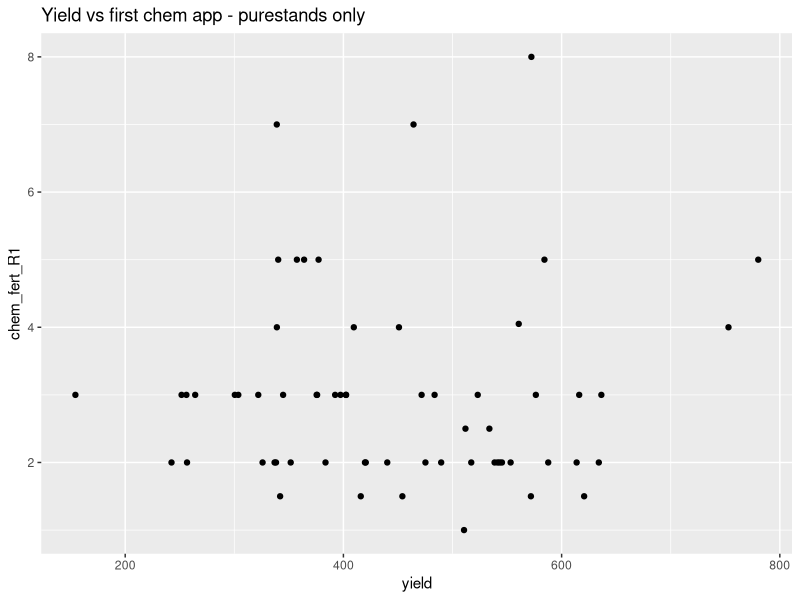
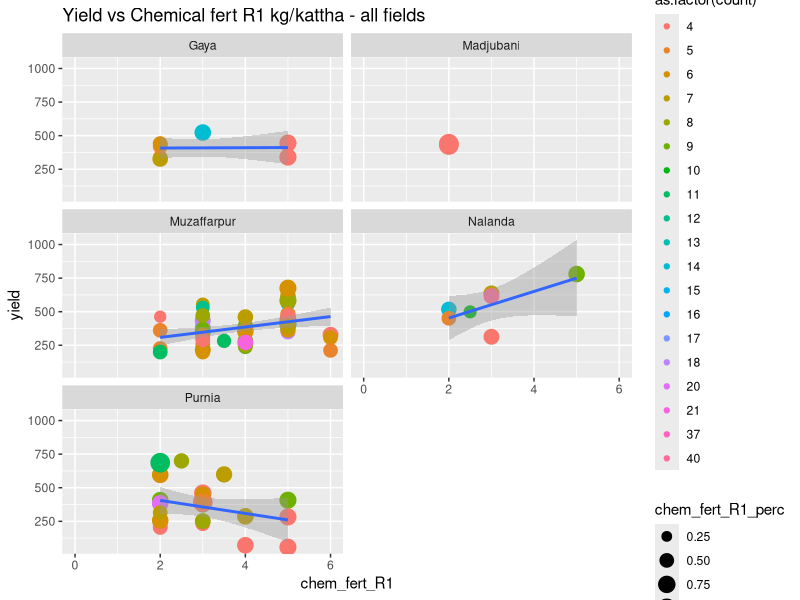
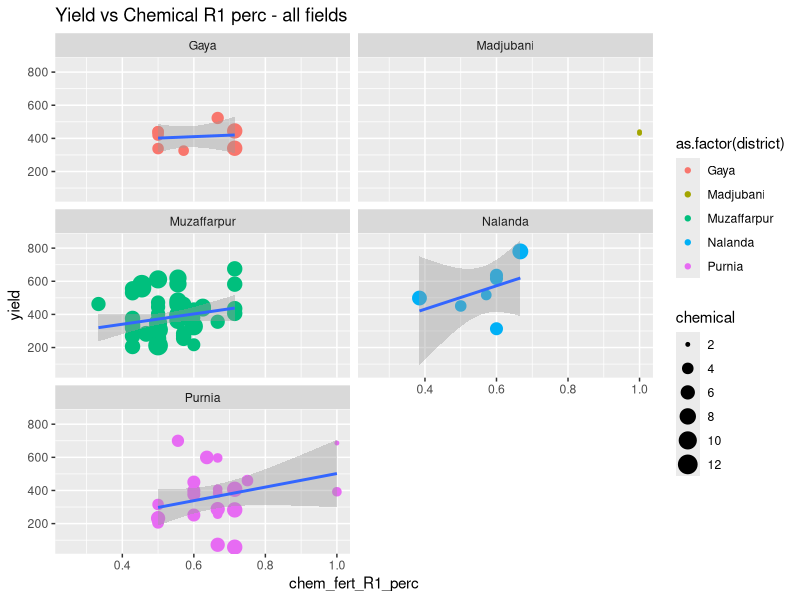
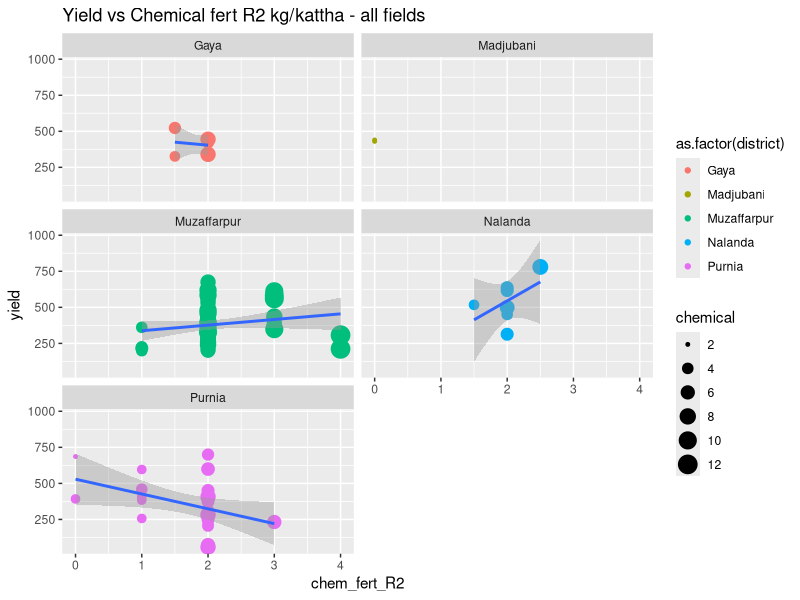
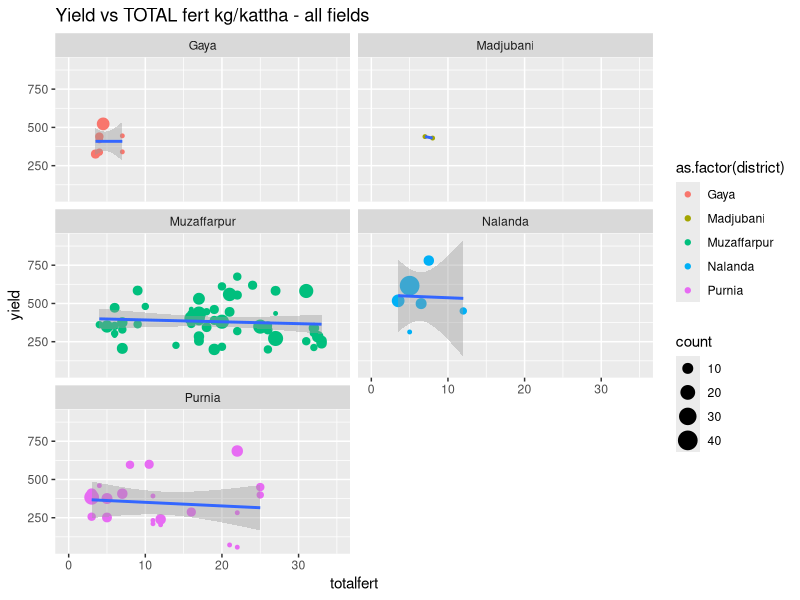
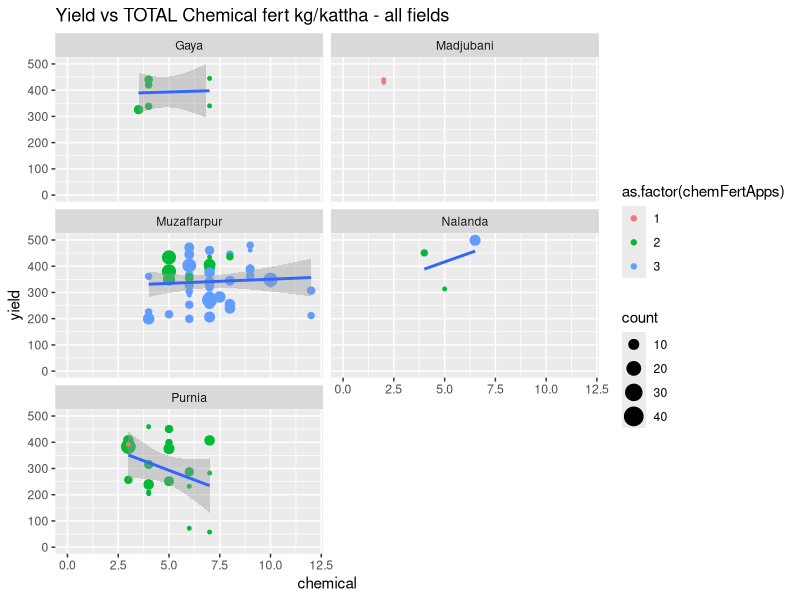
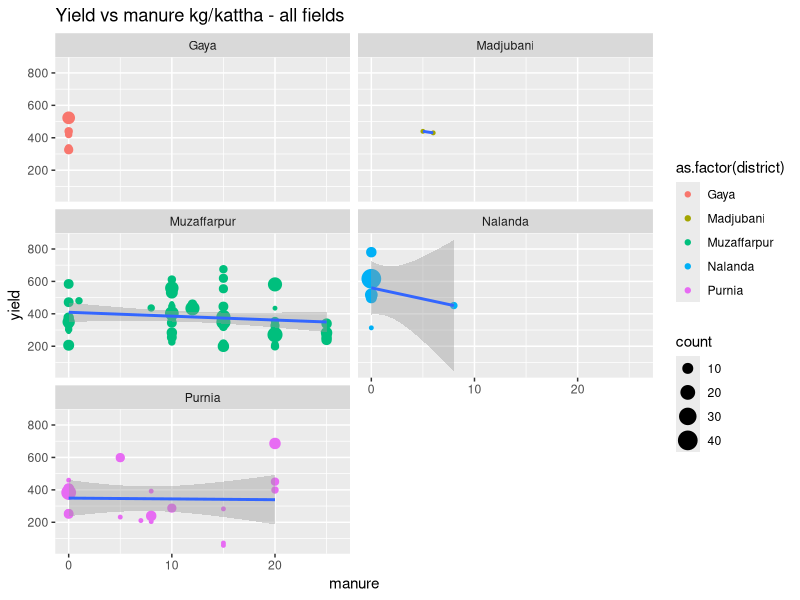
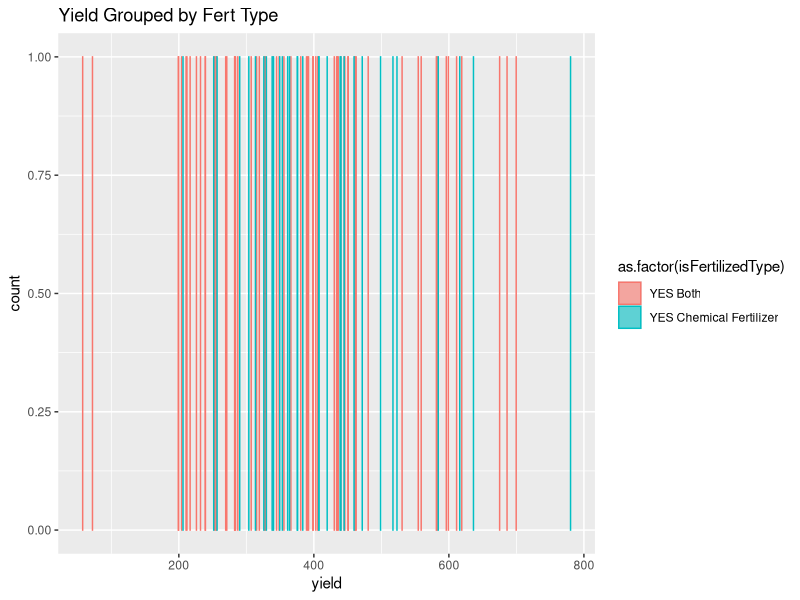

These figures' R source, in order: (Note: this script raises an error after producing the figures.)
library(ggplot2)
library(grid)
library(gridExtra)
library(dplyr)
library(reshape2)
library(GGally)
library(Hmisc)
library(lubridate)

#define dataset
setwd("C:/Users/mlisaius/Desktop/DigitalGreen_Wheat2017/")
df = read.csv('DG_VIexport_20170719.csv', header=TRUE) %>% 
  mutate(date=as.Date.POSIXct(mstimestamp/1000, '1970-1-1', tz='UTC')) %>% 
  mutate(month_R=month(date),yearR=year(date)) %>% 
  mutate(count=as.numeric(B1_count))


bands= c('CRC', 'EVI', 'GCVI_mine','GCVI_george', 'NDVI_mine','NDVI_george', 'MTCI', 'NBR1', 'NBR2', 'NDTI', 'RDGCVI', 'RDNDVI',
         'RDTCI','SNDVI','STI','TVI')
VIs = c(paste(bands,'mean',sep='_'))
VIs.var = c(paste(bands,'variance',sep='_'))
GCVI = c("GCVI_mine_mean")

df.grouped.ID = df %>%
  group_by(ID) 

#group by ID and summarise by max GCVI for field (ID) over season
df.grouped.GCVI = df %>% 
  group_by(ID) %>% 
  summarise_each_(funs(max(., na.rm=TRUE)), GCVI)

#group by ID, summarise for max variance accross season for multiple VIs
df.grouped.variance = df %>% 
  group_by(ID) %>% 
  summarise_each_(funs(max(., na.rm=TRUE)), VIs.var)


#use helper to combine a grouped/summarised dataset with other variables
df.helper = data.frame(df$ID,df$GCVI_mine_mean,df$isIntercropping,df$area,df$yield,df$noTimesIrrigated,df$noTimesWeeded, 
                       df$chemical, df$swi)
colnames(df.helper) <- c("ID","GCVI_mine_mean","isIntercropping","area","yield","noTimesIrrigated","noTimesWeeded",
                         "chemical", "swi")
df.grouped.max = merge(df.grouped.GCVI,df.helper,by=c("ID","GCVI_mine_mean"))


#use helper to join GCVI max across season for each field to management variables for each field
df.helper.all = data.frame(df$ID,df$GCVI_mine_mean,df$count,df$intercroppingCrop,df$intercroppingPercent,df$isFertilizedType,
                           df$isIntercropping,df$isWeeded,df$lodging,df$noTimesIrrigated,df$noTimesWeeded,df$seedSource,
                           df$seedVariety,df$weedCoverPercent,df$area,df$yield,df$district,df$a2,df$a5_2, df$swi)
colnames(df.helper.all) <- c("ID","GCVI_mine_mean","count","intercroppingCrop","intercroppingPercent","isFertilizedType",
                             "isIntercropping","isWeeded","lodging","noTimesIrrigated","noTimesWeeded","seedSource",
                             "seedVariety","weedCoverPercent","area","yield", "district","dateSowing","a5_2","swi")
df.grouped.max.all = merge(df.grouped.GCVI,df.helper.all,by=c("ID","GCVI_mine_mean"))


#simple lm to explore initial relationships
vartest = lm(yield~intercroppingCrop+intercroppingPercent+isFertilizedType+isIntercropping+isWeeded+
               noTimesIrrigated+noTimesWeeded+seedSource+seedVariety+weedCoverPercent, data=df.grouped.max.all)
test = summary(vartest)




####################################################################################################################
################################## fertilizer management var testing ###############################################
####################################################################################################################

#use helper to join GCVI max across season for each field to all fertilizer related vars
df.helper.fert = data.frame(df$ID,df$GCVI_mine_mean,df$isFertilizedType,df$a7_1, df$chemical,df$a7_1_1_r1,df$a7_1_1_r2,
                            df$a7_1_1_r3,df$a7_1_1_r4,df$a7_2,df$a7_2_1_r1,df$a7_2_1_r2,df$a7_2_1_r3,df$a7_2_1_r4,
                            df$isIntercropping, df$yield, df$district,df$count,df$a2,df$a5_2)
colnames(df.helper.fert) <- c("ID","GCVI_mine_mean","isFertilizedType","chemFertApps","chemical","chem_fert_R1","chem_fert_R2",
                              "chem_fert_R3","chem_fert_R4","manure","man_fert_R1","man_fert_R2","man_fert_R3","man_fert_R4",
                              "isIntercropping","yield", "district","count","dateSowing","a5_2")
df.grouped.max.fert = merge(df.grouped.GCVI,df.helper.fert,by=c("ID","GCVI_mine_mean"))

#explore how fertilizer use connects to yield distribution
#min low-hinge med up-hinge max
fivenum(data.frame(filter(df.grouped.max.fert,isFertilizedType =="YES Both"))$yield)
fivenum(data.frame(filter(df.grouped.max.fert,isFertilizedType =="YES Chemical Fertilizer"))$yield)
fivenum(data.frame(filter(df.grouped.max.fert,isFertilizedType =="YES Manure"))$yield)



############################ for fields only fertilized with chemical fert
#filter fert dataset for chemical fert
df.grouped.max.fert.chem = df.grouped.max.fert %>% filter(isFertilizedType == "YES Chemical Fertilizer")
#filter fert dataset for chemical fert and purestand fields only
df.grouped.max.fert.chem.pure = df.grouped.max.fert.chem %>% filter (isIntercropping == "NO")

#explore potential relationships betwen series of chemical fert applications and yield
yieldVchemical = lm(yield~chem_fert_R1+chem_fert_R2+chem_fert_R3+chem_fert_R4, df.grouped.max.fert.chem)
summary(yieldVchemical)
yieldVchemical.pure = lm(yield~chem_fert_R1+chem_fert_R2+chem_fert_R3+chem_fert_R4, df.grouped.max.fert.chem.pure)
summary(yieldVchemical.pure)

#yield ~ chemical fert, purestand only, scatterplot
yieldVchemical.pure.pplot = ggplot(data=df.grouped.max.fert.chem.pure)+
  geom_point(aes(x=yield, y=chem_fert_R1))+
  ggtitle('Yield vs first chem app - purestands only') 
print(yieldVchemical.pure.pplot )



############################ for fields only fertilized with manure - note low count of fields
#filter fert dataset for manure
df.grouped.max.fert.man = df.grouped.max.fert %>% filter(isFertilizedType == "YES Manure")
#filter fert dataset for manure and purestand fields only
df.grouped.max.fert.man.pure = df.grouped.max.fert.man %>% filter (isIntercropping == "NO")

#explore potential relationships betwen series of manure applications and yield
yieldVmanure = lm(yield~man_fert_R1+man_fert_R2+man_fert_R3+man_fert_R4, df.grouped.max.fert.man)
summary(yieldVmanure)
yieldVmanure.pure = lm(yield~man_fert_R1+man_fert_R2+man_fert_R3+man_fert_R4, df.grouped.max.fert.chem.pure)
summary(yieldVmanure.pure)



############################ for fields only fertilized with both manure and chemical fert
#filter fert dataset for plots with both chem fert and manure
df.grouped.max.fert.both = df.grouped.max.fert 
#mutate new both fert dataset to include chemical fert percentages (i.e. percent of total fert over growing
#season applied in each round of fert application, plus cumulative percent applied with each round)
df.grouped.max.fert.both.fertperc = df.grouped.max.fert.both %>% mutate(totalfert=chem_fert_R1+chem_fert_R2+
                              chem_fert_R3+chem_fert_R4+man_fert_R1+man_fert_R2+man_fert_R3+man_fert_R4) %>%
                              mutate(manure=man_fert_R1+man_fert_R2+man_fert_R3+man_fert_R4) %>%
                              mutate(chem_fert_R1_perc=chem_fert_R1/chemical) %>%
                              mutate(chem_fert_R2_perc=chem_fert_R2/chemical) %>%
                              mutate(chem_fert_R3_perc=chem_fert_R3/chemical) %>%
                              mutate(chem_fert_R4_perc=chem_fert_R4/chemical) %>%
                              mutate(chem_fert_R2_cumperc=chem_fert_R1_perc+chem_fert_R2_perc) %>%
                              mutate(chem_fert_R3_cumperc=chem_fert_R2_cumperc+chem_fert_R3_perc) %>%
                              mutate(chem_fert_R4_cumperc=chem_fert_R3_cumperc+chem_fert_R4_perc) %>%
                              filter(count>3)
#filter for plots with both chem fert and maure for purestand fields only
df.grouped.max.fert.both.pure = df.grouped.max.fert.both.fertperc %>% filter (isIntercropping == "NO")

#explore potential relationships between yield and fertilizer applications
yieldVfertboth = lm(yield~chem_fert_R1+chem_fert_R2+chem_fert_R3+chem_fert_R4+
                      man_fert_R1+man_fert_R2+man_fert_R3+man_fert_R4, df.grouped.max.fert.both)
summary(yieldVfertboth)
yieldVfertboth.pure = lm(chem_fert_R1+chem_fert_R2+chem_fert_R3+chem_fert_R4+
                       yield~man_fert_R1+man_fert_R2+man_fert_R3+man_fert_R4, df.grouped.max.fert.both.pure)
summary(yieldVfertboth.pure)



#yield~total chem fert R1
yieldVchemical.R1.plot = ggplot(data=df.grouped.max.fert.both.fertperc)+
  geom_point(aes(y=yield, x=chem_fert_R1, colour=as.factor(count), size=chem_fert_R1_perc))+
  xlim(0,6)+
  ggtitle('Yield vs Chemical fert R1 kg/kattha - all fields')+
  geom_smooth(method='lm',formula=y~x, aes(x=chem_fert_R1, y=yield))+
  facet_wrap(~ district, ncol = 2)
print(yieldVchemical.R1.plot)

#yield~total chem fert R1 perc
yieldVchemical.R1perc.plot = ggplot(data=df.grouped.max.fert.both.fertperc)+
  geom_point(aes(y=yield, x=chem_fert_R1_perc, colour=as.factor(district), size=chemical))+
  xlim(0.25,1)+
  ggtitle('Yield vs Chemical R1 perc - all fields')+
  geom_smooth(method='lm',formula=y~x, aes(x=chem_fert_R1_perc, y=yield))+
  facet_wrap(~ district, ncol = 2)
print(yieldVchemical.R1perc.plot)

#yield~total chem fert R2
yieldVchemical.R2.plot = ggplot(data=df.grouped.max.fert.both.fertperc)+
  geom_point(aes(y=yield, x=chem_fert_R2, colour=as.factor(district), size=chemical))+
  xlim(0,4)+
  ggtitle('Yield vs Chemical fert R2 kg/kattha - all fields')+
  geom_smooth(method='lm',formula=y~x, aes(x=chem_fert_R2, y=yield))+
  facet_wrap(~ district, ncol = 2)
print(yieldVchemical.R2.plot)

#yield~total weight fert
yieldVtotalFert.plot = ggplot(data=df.grouped.max.fert.both.fertperc)+
  geom_point(aes(y=yield, x=totalfert, colour=as.factor(district), size=count))+
  xlim(0,35)+
  ggtitle('Yield vs TOTAL fert kg/kattha - all fields')+
  geom_smooth(method='lm',formula=y~x, aes(x=totalfert, y=yield))+
  facet_wrap(~ district, ncol = 2)
print(yieldVtotalFert.plot)

#yield~total weight chemical fert
yieldVtotalChem.plot = ggplot(data=df.grouped.max.fert.both.fertperc)+
  geom_point(aes(y=yield, x=chemical, colour=as.factor(chemFertApps), size=count))+
  xlim(0,12)+
  ylim(0,500)+
  ggtitle('Yield vs TOTAL Chemical fert kg/kattha - all fields')+
  geom_smooth(method='lm',formula=y~x, aes(x=chemical, y=yield))+
  facet_wrap(~ district, ncol = 2)
print(yieldVtotalChem.plot)

#yield~total weight manure
yieldVtotalMan.plot = ggplot(data=df.grouped.max.fert.both.fertperc)+
  geom_point(aes(y=yield, x=manure, colour=as.factor(district), size=count))+
  xlim(0,26)+
  ggtitle('Yield vs manure kg/kattha - all fields')+
  geom_smooth(method='lm',formula=y~x, aes(x=manure, y=yield))+
  facet_wrap(~ district, ncol = 2)
print(yieldVtotalMan.plot)

#yield~fertType
yieldVfertType.barplot = ggplot(data=df.grouped.max.fert.both.fertperc)+
  geom_bar(aes(x=yield, group=as.factor(isFertilizedType), colour=as.factor(isFertilizedType),fill=as.factor(isFertilizedType)),binwidth=100,alpha=0.6, position = "identity")+
  ggtitle('Yield Grouped by Fert Type')#+
#facet_wrap(~ district, ncol = 2)
print(yieldVfertType.barplot)

#yield~chemfertapps
yieldVchemApps.barplot = ggplot(data=df.grouped.max.fert.both.fertperc)+
  geom_bar(aes(x=yield, group=as.factor(chemFertApps), colour=as.factor(chemFertApps),fill=as.factor(chemFertApps)),binwidth=100,alpha=0.6, position = "identity")+
  ggtitle('Yield Grouped by No.Chem Fert Applications')#+
#facet_wrap(~ district, ncol = 2)
print(yieldVchemApps.barplot)

summary(lm(yield~isFertilizedType,df.grouped.max.all))




####################################################################################################################
################################## other management var testing ####################################################
####################################################################################################################

#yield~notimesirr
yieldVnoTimesIrr.plot = ggplot(data=df.grouped.max.all)+
  geom_point(aes(y=yield, x=noTimesIrrigated, colour=as.factor(isFertilizedType), size=count, alpha=0.5))+
  xlim(0,6)+
  ggtitle('Yield vs No. Times Irrigated - all fields')+
  geom_smooth(method='lm',formula=y~x, aes(x=noTimesIrrigated, y=yield))+
  facet_wrap(~ district, ncol = 2)
print(yieldVnoTimesIrr.plot)

#yield~seedVariety
yieldVseedVariety.plot = ggplot(data=df.grouped.max.all)+
  geom_bar(aes(x=yield, group=as.factor(seedVariety), colour=as.factor(seedVariety),fill=as.factor(seedVariety)),binwidth=100,alpha=0.3, position = "identity")+
  ggtitle('Yield Grouped by Seed Variety')+
  facet_wrap(~ district, ncol = 2)
print(yieldVseedVariety.plot)

#yield~did you weed
yieldVisWeeded.plot = ggplot(data=df.grouped.max.all)+
  geom_bar(aes(x=yield, group=as.factor(isWeeded), colour=as.factor(isWeeded),fill=isWeeded),binwidth=100,alpha=0.3,position = "identity")+
  ggtitle('Yield Grouped by if Weeded')#+
  #facet_wrap(~ district, ncol = 2)
print(yieldVisWeeded.plot)

#min low-hinge med up-hinge max
fivenum(data.frame(filter(df.grouped.max.all,isWeeded =="YES"))$yield)
fivenum(data.frame(filter(df.grouped.max.all,isWeeded =="NO"))$yield)

#yield~weed perc
yieldVweedPerc.plot = ggplot(data=df.grouped.max.all)+
  geom_freqpoly(aes(yield, ..density.., colour=as.factor(weedCoverPercent)), binwidth = 200)+
  #geom_bar(aes(x=yield, group=as.factor(weedCoverPercent), colour=as.factor(weedCoverPercent),fill=weedCoverPercent),binwidth=100,position=position_dodge())+
  ggtitle('Yield Grouped by Weed Cover Percent')#+
  #facet_wrap(~ district, ncol = 2)
print(yieldVweedPerc.plot)

#GCVI~weed perc
yieldVweedPerc.plot = ggplot(data=df.grouped.max.all)+
  geom_bar(aes(x=GCVI_mine_mean, group=as.factor(weedCoverPercent), colour=as.factor(weedCoverPercent),fill=weedCoverPercent),binwidth=100,position=position_dodge())+
  ggtitle('GCVI Grouped by Weed Cover Percent')#+
#facet_wrap(~ district, ncol = 2)
print(GCVIVweedPerc.plot)

#seedSource
#yield~seedSource
yieldVseedSource.plot = ggplot(data=df.grouped.max.all)+
  geom_bar(aes(x=yield, group=as.factor(seedSource), colour=as.factor(seedSource),fill=seedSource),binwidth=100,alpha=0.3, position = "identity")+
  ggtitle('Yield Grouped by Seed Source')#+
  #facet_wrap(~ district, ncol = 2)
print(yieldVseedSource.plot)

#irr
#yield~noTimesIrrigated
yieldVnoTimesIrr.plot.bar = ggplot(data=df.grouped.max.all)+
  geom_bar(aes(x=yield, group=as.factor(noTimesIrrigated), colour=as.factor(noTimesIrrigated),fill=as.factor(noTimesIrrigated)),binwidth=100,alpha=0.3, position = "identity")+
  ggtitle('Yield Grouped by No.Times Irrigated')#+
  #facet_wrap(~ district, ncol = 2)
print(yieldVnoTimesIrr.plot.bar )


#sowingdate
df.grouped.max.all.sowing =df.grouped.max.all
var.dateSowing = df.grouped.max.all.sowing$dateSowing
df.grouped.max.all.sowing$yearSowed=substr(as.character(var.dateSowing),nchar(as.character(var.dateSowing))-3,nchar(as.character(var.dateSowing)))
df.grouped.max.all.sowing$monthSowed=substr(as.character(var.dateSowing),nchar(as.character(var.dateSowing))-5,nchar(as.character(var.dateSowing))-4)
df.grouped.max.all.sowing$daySowed=substr(as.character(var.dateSowing),1,nchar(as.character(var.dateSowing))-6)

#yield~sowingdate
yieldVsowingDate.plot = ggplot(data=df.grouped.max.all.sowing)+
  geom_bar(aes(x=yield, group=as.factor(monthSowed), colour=as.factor(monthSowed),fill=as.factor(monthSowed)),binwidth=100,alpha=0.3, position = "identity")+
  ggtitle('Yield Grouped by MonthSown')+
  facet_wrap(~ district, ncol = 2)
print(yieldVsowingDate.plot)

#yield~sowingdate WITH VI
GCVIVsowingDate.plot = ggplot(data=df.grouped.max.all.sowing)+
  geom_bar(aes(x=GCVI_mine_mean, group=as.factor(monthSowed), colour=as.factor(monthSowed),fill=as.factor(monthSowed)),binwidth=100,alpha=0.3, position = "identity")+
  ggtitle('GCVI Grouped by MonthSown')+
  facet_wrap(~ district, ncol = 2)
print(GCVIVsowingDate.plot)

#yield~intercropping WITH VI
GCVIVintercropping.plot = ggplot(data=df.grouped.max.all)+
  geom_freqpoly(aes(GCVI_mine_mean, ..density.., colour=as.factor(isIntercropping)), binwidth = 200)+
  #geom_bar(aes(x=GCVI_mine_mean, group=as.factor(isIntercropping), colour=as.factor(isIntercropping),fill=as.factor(isIntercropping)),binwidth=100,alpha=0.3, position = "identity")+
  ggtitle('GCVI max Grouped by if Intercropping')#+
#facet_wrap(~ district, ncol = 2)
print(GCVIVintercropping.plot)

#yield~swi
yieldVSWI.plot = ggplot(data=df.grouped.max.all)+
  geom_freqpoly(aes(yield, ..density.., colour=as.factor(swi)), binwidth = 100, na.rm=TRUE)+
  #geom_bar(aes(x=yield, group=as.factor(swi), colour=as.factor(swi),fill=as.factor(swi)),binwidth=100,alpha=0.3, position = "identity")+
  ggtitle('Yield Grouped by SWI Adoptation')#+
#facet_wrap(~ district, ncol = 2)
print(yieldVSWI.plot)
summary(lm(yield~as.factor(swi),df.grouped.max.all))

#GCVI~swi
GCVIVSWI.plot = ggplot(data=df.grouped.max.all)+
  geom_freqpoly(aes(GCVI_mine_mean, ..density.., colour=as.factor(swi)), binwidth = 200, na.rm=TRUE)+
  #geom_bar(aes(x=yield, group=as.factor(swi), colour=as.factor(swi),fill=as.factor(swi)),binwidth=100,alpha=0.3, position = "identity")+
  ggtitle('GCVI Grouped by SWI Adoptation')#+
#facet_wrap(~ district, ncol = 2)
print(GCVIVSWI.plot)

#GCVI~lodging
GCVIVlodging.plot = ggplot(data=df.grouped.max.all)+
  geom_freqpoly(aes(GCVI_mine_mean, ..density.., colour=as.factor(lodging)), binwidth = 200, na.rm=TRUE)+
  ggtitle('GCVI Grouped by lodging')#+
#facet_wrap(~ district, ncol = 2)
print(GCVIVlodging.plot)

#yield~intercropping crop
yieldVintercroppingCrop.plot = ggplot(data=df.grouped.max.all)+
  geom_bar(aes(x=yield, group=as.factor(intercroppingCrop), colour=as.factor(intercroppingCrop),fill=as.factor(intercroppingCrop)),binwidth=100,alpha=0.3, position = "identity")+
  ggtitle('Yield Grouped by Intercropping Crop')#+
#facet_wrap(~ district, ncol = 2)
print(yieldVintercroppingCrop.plot)

yieldVintercroppingPerc.plot = ggplot(data=df.grouped.max.all)+
  geom_bar(aes(x=yield, group=as.factor(intercroppingPercent), colour=as.factor(intercroppingPercent),fill=as.factor(intercroppingPercent)),binwidth=100,alpha=0.3, position = "identity")+
  ggtitle('Yield Grouped by Intercropping Percent')#+
#facet_wrap(~ district, ncol = 2)
print(yieldVintercroppingPerc.plot)


df.grouped.max.swi1 = filter(df.grouped.max.all, df.grouped.max.all$swi == 1)
df.grouped.max.swi0 = filter(df.grouped.max.all, df.grouped.max.all$swi == 0)

summary(df.grouped.max.swi1$yield)
summary(df.grouped.max.swi0$yield)
